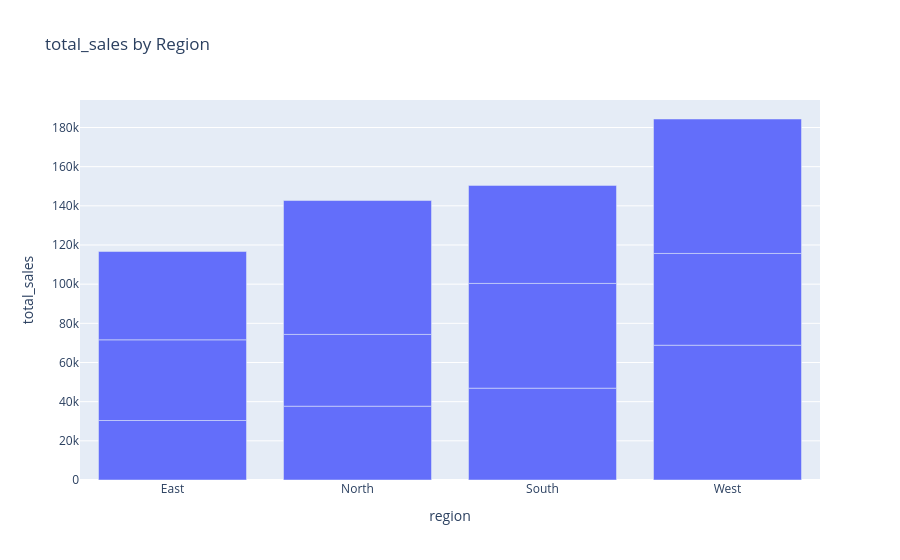
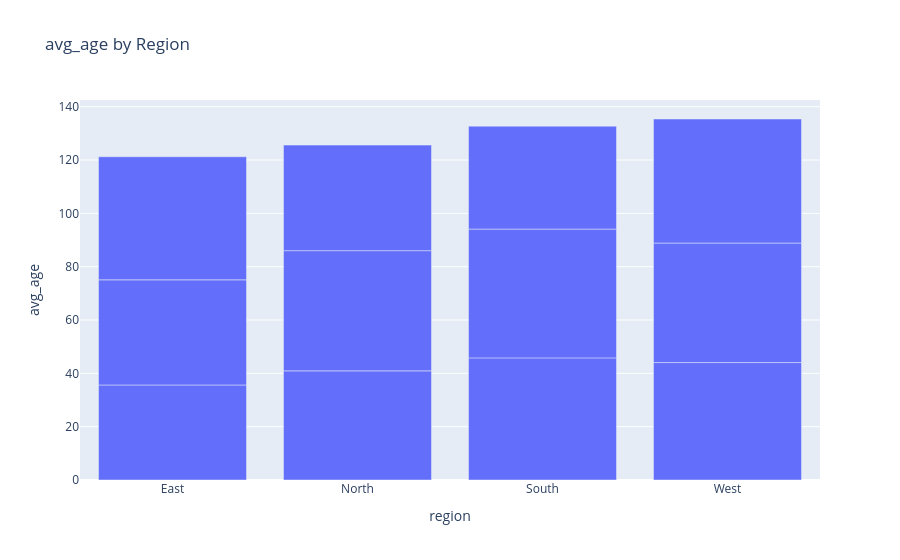
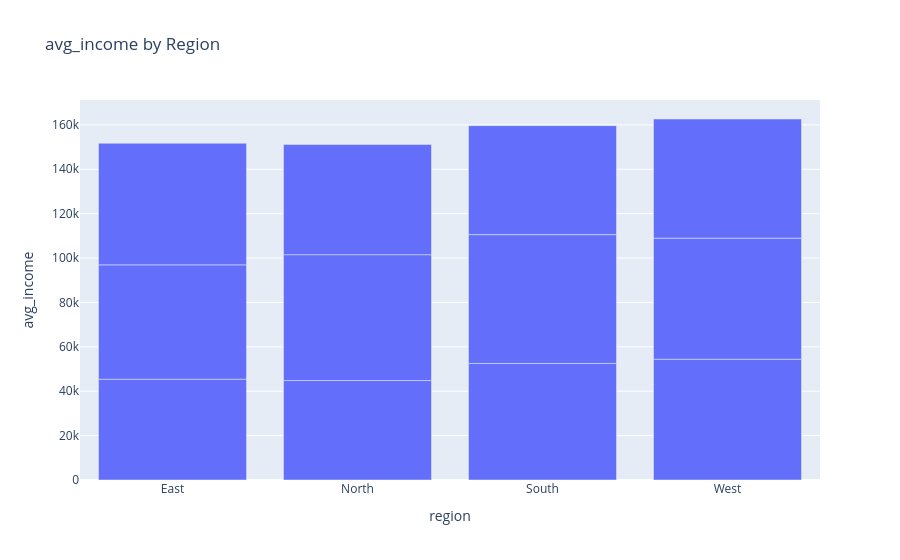
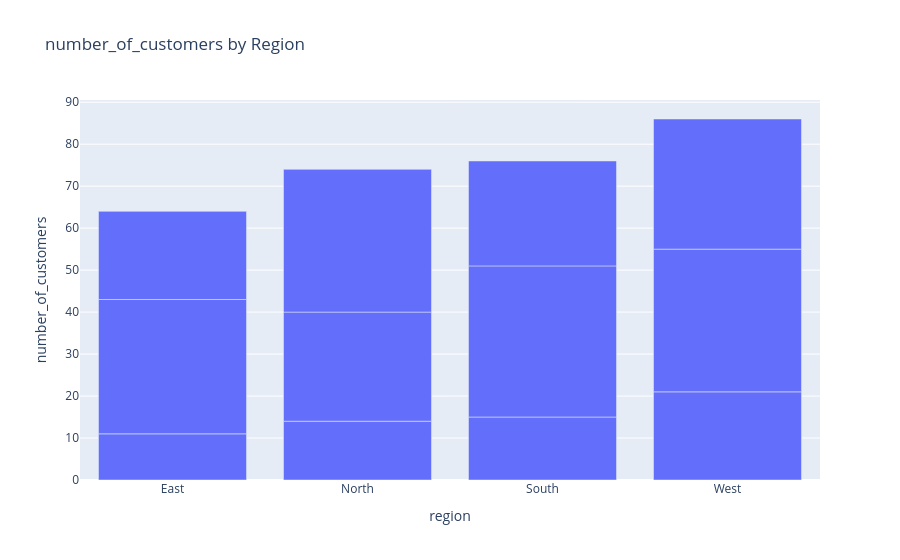

Write notebook code for charts like these, in order.
### Code cell
Y = ['total_sales', 'avg_age', 'avg_income', 'number_of_customers']

for i in Y:
    fig= px.bar(
        data_frame= sales_by_region,
        x= 'region',
        y=i,
        title= f'{i} by Region'
    )
    fig.show()

### Figure 1 — Plotly figure (JSON) as saved in the notebook; plotly's stock layout.template omitted (floating-point values rounded to 4 significant figures)
{"data": [{"hovertemplate": "region=%{x}<br>total_sales=%{y}<extra></extra>", "legendgroup": "", "marker": {"color": "#636efa", "pattern": {"shape": ""}}, "name": "", "orientation": "v", "showlegend": false, "textposition": "auto", "type": "bar", "x": ["East", "East", "East", "North", "North", "North", "South", "South", "South", "West", "West", "West"], "xaxis": "x", "y": [30380.0, 41200.0, 45080.0, 37700.0, 36640.0, 68380.0, 46890.0, 53490.0, 50050.0, 68830.0, 46860.0, 68650.0], "yaxis": "y"}], "layout": {"barmode": "relative", "legend": {"tracegroupgap": 0}, "title": {"text": "total_sales by Region"}, "xaxis": {"anchor": "y", "domain": [0, 1], "title": {"text": "region"}}, "yaxis": {"anchor": "x", "domain": [0, 1], "title": {"text": "total_sales"}}}}

### Figure 2 — Plotly figure (JSON) as saved in the notebook; plotly's stock layout.template omitted (floating-point values rounded to 4 significant figures)
{"data": [{"hovertemplate": "region=%{x}<br>avg_age=%{y}<extra></extra>", "legendgroup": "", "marker": {"color": "#636efa", "pattern": {"shape": ""}}, "name": "", "orientation": "v", "showlegend": false, "textposition": "auto", "type": "bar", "x": ["East", "East", "East", "North", "North", "North", "South", "South", "South", "West", "West", "West"], "xaxis": "x", "y": [35.64, 39.44, 46.14, 40.93, 45.08, 39.59, 45.8, 48.31, 38.6, 44.05, 44.82, 46.52], "yaxis": "y"}], "layout": {"barmode": "relative", "legend": {"tracegroupgap": 0}, "title": {"text": "avg_age by Region"}, "xaxis": {"anchor": "y", "domain": [0, 1], "title": {"text": "region"}}, "yaxis": {"anchor": "x", "domain": [0, 1], "title": {"text": "avg_age"}}}}

### Figure 3 — Plotly figure (JSON) as saved in the notebook; plotly's stock layout.template omitted (floating-point values rounded to 4 significant figures)
{"data": [{"hovertemplate": "region=%{x}<br>avg_income=%{y}<extra></extra>", "legendgroup": "", "marker": {"color": "#636efa", "pattern": {"shape": ""}}, "name": "", "orientation": "v", "showlegend": false, "textposition": "auto", "type": "bar", "x": ["East", "East", "East", "North", "North", "North", "South", "South", "South", "West", "West", "West"], "xaxis": "x", "y": [45430.0, 51510.0, 54800.0, 44810.0, 56710.0, 49660.0, 52520.0, 58040.0, 49070.0, 54440.0, 54540.0, 53680.0], "yaxis": "y"}], "layout": {"barmode": "relative", "legend": {"tracegroupgap": 0}, "title": {"text": "avg_income by Region"}, "xaxis": {"anchor": "y", "domain": [0, 1], "title": {"text": "region"}}, "yaxis": {"anchor": "x", "domain": [0, 1], "title": {"text": "avg_income"}}}}

### Figure 4 — Plotly figure (JSON) as saved in the notebook; plotly's stock layout.template omitted (floating-point values rounded to 4 significant figures)
{"data": [{"hovertemplate": "region=%{x}<br>number_of_customers=%{y}<extra></extra>", "legendgroup": "", "marker": {"color": "#636efa", "pattern": {"shape": ""}}, "name": "", "orientation": "v", "showlegend": false, "textposition": "auto", "type": "bar", "x": ["East", "East", "East", "North", "North", "North", "South", "South", "South", "West", "West", "West"], "xaxis": "x", "y": [11, 32, 21, 14, 26, 34, 15, 36, 25, 21, 34, 31], "yaxis": "y"}], "layout": {"barmode": "relative", "legend": {"tracegroupgap": 0}, "title": {"text": "number_of_customers by Region"}, "xaxis": {"anchor": "y", "domain": [0, 1], "title": {"text": "region"}}, "yaxis": {"anchor": "x", "domain": [0, 1], "title": {"text": "number_of_customers"}}}}
